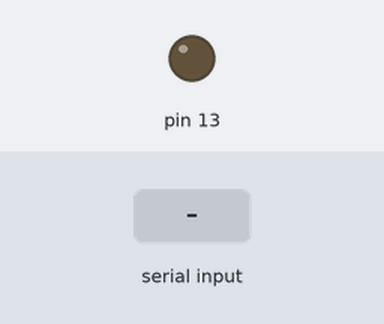
Bench run of a sketch on a simulated Arduino Uno, built with avr-gcc and run on an emulated ATmega328P. Shown: output pins drawn as LEDs (lit = HIGH). The test bench sets the inputs (shaded band).

Above: at 1.2 s.
1.3 s: "H" received over Serial
At 2.5 s:
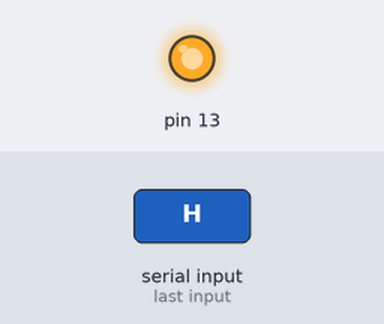
2.8 s: "L" received over Serial
At 3.6 s:
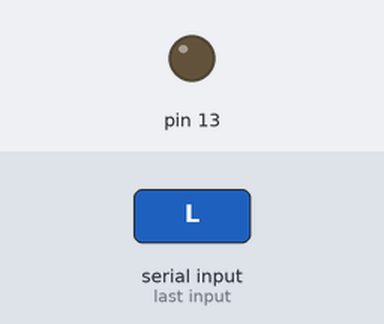
Timing chart, 0 to 5.8 s (numbered marks = the images above; inputs shaded):
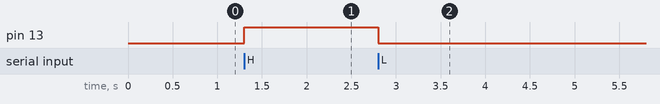

The sketch:

py-blend.ino
```cpp
// Using http://slides.justen.eng.br/python-e-arduino as refference

void setup() {
    pinMode(13, OUTPUT);
    Serial.begin(9600);


}

void loop() {
    if (Serial.available()) {
        char serialListener = Serial.read();
        if (serialListener == 'H') {
            digitalWrite(13, HIGH);
        }
        else if (serialListener == 'L') {
            digitalWrite(13, LOW);
        }
    }
}
```

Measured:
- after the input at 1.3 s, pin 13: LOW → HIGH at once
- after the input at 2.8 s, pin 13: HIGH → LOW at once
